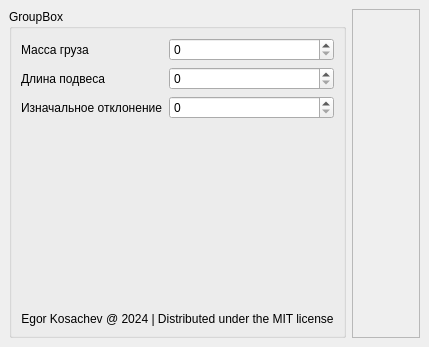
<?xml version="1.0" encoding="UTF-8"?>
<ui version="4.0">
 <class>MainWindow</class>
 <widget class="QMainWindow" name="MainWindow">
  <property name="geometry">
   <rect>
    <x>0</x>
    <y>0</y>
    <width>429</width>
    <height>347</height>
   </rect>
  </property>
  <property name="windowTitle">
   <string>MainWindow</string>
  </property>
  <widget class="QWidget" name="centralwidget">
   <layout class="QHBoxLayout" name="horizontalLayout">
    <item>
     <widget class="QGroupBox" name="groupBox">
      <property name="maximumSize">
       <size>
        <width>400</width>
        <height>16777215</height>
       </size>
      </property>
      <property name="title">
       <string>GroupBox</string>
      </property>
      <layout class="QVBoxLayout" name="verticalLayout_2">
       <item>
        <layout class="QVBoxLayout" name="verticalLayout">
         <property name="sizeConstraint">
          <enum>QLayout::SetMaximumSize</enum>
         </property>
         <item>
          <layout class="QFormLayout" name="formLayout">
           <item row="0" column="0">
            <widget class="QLabel" name="label_2">
             <property name="text">
              <string>Масса груза</string>
             </property>
            </widget>
           </item>
           <item row="0" column="1">
            <widget class="QSpinBox" name="spinBox"/>
           </item>
           <item row="1" column="0">
            <widget class="QLabel" name="label_3">
             <property name="text">
              <string>Длина подвеса</string>
             </property>
            </widget>
           </item>
           <item row="1" column="1">
            <widget class="QSpinBox" name="spinBox_2"/>
           </item>
           <item row="2" column="0">
            <widget class="QLabel" name="label_4">
             <property name="text">
              <string>Изначальное отклонение</string>
             </property>
            </widget>
           </item>
           <item row="2" column="1">
            <widget class="QSpinBox" name="spinBox_3"/>
           </item>
          </layout>
         </item>
         <item>
          <spacer name="verticalSpacer">
           <property name="orientation">
            <enum>Qt::Vertical</enum>
           </property>
           <property name="sizeHint" stdset="0">
            <size>
             <width>20</width>
             <height>40</height>
            </size>
           </property>
          </spacer>
         </item>
         <item>
          <widget class="QLabel" name="label">
           <property name="text">
            <string>Egor Kosachev @ 2024 | Distributed under the MIT license</string>
           </property>
           <property name="alignment">
            <set>Qt::AlignCenter</set>
           </property>
          </widget>
         </item>
        </layout>
       </item>
      </layout>
     </widget>
    </item>
    <item>
     <widget class="QFrame" name="frame">
      <property name="frameShape">
       <enum>QFrame::StyledPanel</enum>
      </property>
      <property name="frameShadow">
       <enum>QFrame::Sunken</enum>
      </property>
      <layout class="QHBoxLayout" name="horizontalLayout_2">
       <item>
        <widget class="QLabel" name="lblDisplay">
         <property name="text">
          <string/>
         </property>
        </widget>
       </item>
      </layout>
     </widget>
    </item>
   </layout>
  </widget>
 </widget>
 <resources/>
 <connections/>
</ui>
